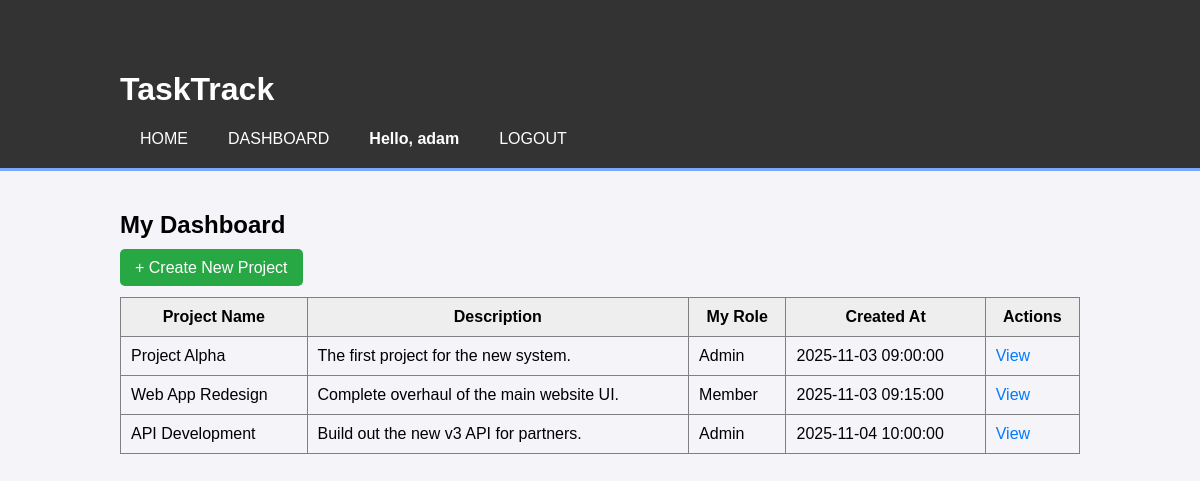
The app's page /dashboard (signed in) with its own data.
### tables this page shows
CREATE TABLE project_members (
    project_id INTEGER NOT NULL,
    user_id INTEGER NOT NULL,
    role TEXT NOT NULL,
    PRIMARY KEY (project_id, user_id),
    FOREIGN KEY (project_id) REFERENCES projects (project_id),
    FOREIGN KEY (user_id) REFERENCES users (user_id)
);

CREATE TABLE projects (
    project_id INTEGER PRIMARY KEY,
    project_name TEXT NOT NULL,
    description TEXT,
    owner_id INTEGER NOT NULL,
    created_at TEXT NOT NULL,
    FOREIGN KEY (owner_id) REFERENCES users (user_id)
);

### app.py (the view)
@app.route('/dashboard')
def dashboard():
    if 'user_id' not in session:
        return redirect(url_for('login'))
    user_id = session['user_id']
    connection = get_db_connection()
    if session.get('is_admin') == 1:
        projects = connection.execute('SELECT *, "Admin Access" as role FROM projects').fetchall()
    else:
        projects = connection.execute(
            '''
            SELECT p.*, pm.role
            FROM projects p
            JOIN project_members pm ON p.project_id = pm.project_id
            WHERE pm.user_id = ?
            ''',
            (user_id,)
        ).fetchall()
    connection.close()
    return render_template('dashboard.html', projects=projects)

### app.py (called while the page is built)
def get_db_connection():
    connection = sqlite3.connect('fake_db.db')
    connection.row_factory = sqlite3.Row
    return connection

### templates/dashboard.html
{% extends 'base.html' %}
{% block content %}
    <h2>My Dashboard</h2>
    <div style="margin-bottom: 20px;">
        <a href="{{ url_for('create_project') }}" class="button" style="background-color: #28a745; color: white; padding: 10px 15px; text-decoration: none; border-radius: 5px;">+ Create New Project</a>
    </div>
    {% if projects %}
        <table border="1" cellpadding="10" cellspacing="0" style="width: 100%; border-collapse: collapse;">
            <thead>
                <tr style="background-color: #eee;">
                    <th>Project Name</th>
                    <th>Description</th>
                    <th>My Role</th>
                    <th>Created At</th>
                    <th>Actions</th>
                </tr>
            </thead>
            <tbody>
                {% for project in projects %}
                    <tr>
                        <td>{{ project['project_name'] }}</td>
                        <td>{{ project['description'] }}</td>
                        <td>{{ project['role'] }}</td>
                        <td>{{ project['created_at'] }}</td>
                        <td>
                            <a href="{{ url_for('view_project', project_id=project['project_id']) }}" style="color: #007bff; text-decoration: none;">View</a>
                        </td>
                    </tr>
                {% endfor %}
            </tbody>
        </table>
    {% else %}
        <p>You are not a member of any projects yet.</p>
    {% endif %}
{% endblock %}

### templates/base.html (shortened to what this page needs)
<!DOCTYPE html>
<html lang="en">
<head>
    <link rel="stylesheet" href="{{ url_for('static', filename='style.css') }}">
</head>
<body>
    <header>
        <div class="container">
            <h1>TaskTrack</h1>
            <nav>
                <ul>
                    <li><a href="{{ url_for('index') }}">Home</a></li>
                    {% if session['user_id'] %}
                        <li><a href="{{ url_for('dashboard') }}">Dashboard</a></li>
                        <li style="color: white; font-weight: bold;">Hello, {{ session['username'] }}</li>
                        <li><a href="{{ url_for('logout') }}">Logout</a></li>
                    {% else %}
                        <li><a href="{{ url_for('login') }}">Login</a></li>
                        <li><a href="{{ url_for('register') }}">Register</a></li>
                    {% endif %}
                </ul>
            </nav>
        </div>
    </header>
    <div class="container">
        {% block content %}{% endblock %}
    </div>
</body>
</html>

### static/style.css (style rules this page uses)
body { font-family: sans-serif; background-color: #f4f4f9; margin: 0; padding: 0; }
.container { width: 80%; margin: auto; overflow: hidden; padding: 20px; }
header { background: #333; color: #fff; padding-top: 30px; min-height: 70px; border-bottom: #77aaff 3px solid; }
header a { color: #fff; text-decoration: none; text-transform: uppercase; font-size: 16px; }
header ul { padding: 0; margin: 0; list-style: none; overflow: hidden; }
header li { float: left; display: inline; padding: 0 20px 0 20px; }

### records on screen
project_members: project_name "Project Alpha", description "The first project for the new system.", role "Admin", created_at "2025-11-03 09:00:00"
project_members: project_name "Web App Redesign", description "Complete overhaul of the main website UI.", role "Member", created_at "2025-11-03 09:15:00"
project_members: project_name "API Development", description "Build out the new v3 API for partners.", role "Admin", created_at "2025-11-04 10:00:00"

### other values on screen
{{ session['username'] }} "adam"
